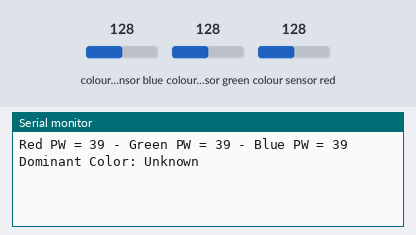
Recording of a sketch running on a simulated Arduino Uno, built with avr-gcc and run on an emulated ATmega328P. Parts: the last lines printed to the serial monitor. Wiring (inferred from the names in the program): TCS3200 colour sensor: output pin 8; S2 pin 6; S3 pin 7; S0 pin 4; S1 pin 5. The test bench sets the inputs (shaded band); at power-on: colour sensor blue 128, colour sensor green 128, colour sensor red 128.

Above: at 1.2 s.
1.3 s: colour sensor blue set to 191
At 2.6 s:
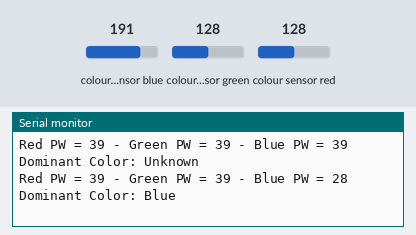
4.3 s: colour sensor green set to 250
At 5.9 s:
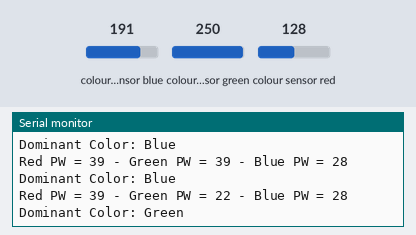
7.3 s: colour sensor red set to 5
At 8.0 s:
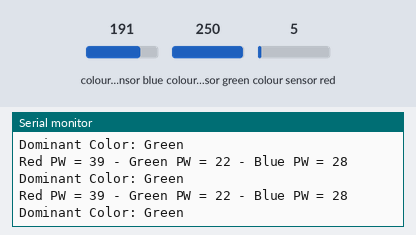

Measured:
- after the input at 1.3 s, the serial monitor: prints a new line after 0.41 s (image 1)
- after the input at 4.3 s, the serial monitor: prints a new line after 0.72 s (image 2)

The sketch:

Color_detector.ino
```cpp
/*
  Color Sensor Calibration with Color Indication
  color-sensor-calib.ino
  Calibrate RGB Color Sensor output Pulse Widths
  and indicate the dominant color based on sensor readings

  DroneBot Workshop 2020
  https://dronebotworkshop.com
*/

// Define color sensor pins
#define S0 4
#define S1 5
#define S2 6
#define S3 7
#define sensorOut 8

// Variables for Color Pulse Width Measurements
int redPW = 0;
int greenPW = 0;
int bluePW = 0;

void setup() {
  // Set S0 - S3 as outputs
  pinMode(S0, OUTPUT);
  pinMode(S1, OUTPUT);
  pinMode(S2, OUTPUT);
  pinMode(S3, OUTPUT);

  // Set Sensor output as input
  pinMode(sensorOut, INPUT);

  // Set Pulse Width scaling to 20%
  digitalWrite(S0, HIGH);
  digitalWrite(S1, LOW);

  // Setup Serial Monitor
  Serial.begin(9600);
}

void loop() {
  // Read the pulse widths for each color with delays to stabilize the sensor
  redPW = getRedPW();
  delay(200);

  greenPW = getGreenPW();
  delay(200);

  bluePW = getBluePW();
  delay(200);

  // Print the raw pulse widths
  Serial.print("Red PW = ");
  Serial.print(redPW);
  Serial.print(" - Green PW = ");
  Serial.print(greenPW);
  Serial.print(" - Blue PW = ");
  Serial.println(bluePW);

  // Determine and print the dominant color.
  // Lower pulse width means higher intensity (more of that color is present)
  if (redPW < greenPW && redPW < bluePW) {
    Serial.println("Dominant Color: Red");
  }
  else if (greenPW < redPW && greenPW < bluePW) {
    Serial.println("Dominant Color: Green");
  }
  else if (bluePW < redPW && bluePW < greenPW) {
    Serial.println("Dominant Color: Blue");
  }
  else {
    Serial.println("Dominant Color: Unknown");
  }

  Serial.println(); // extra spacing for clarity
  delay(500);
}

// Function to read Red Pulse Widths
int getRedPW() {
  // Set sensor to read Red only
  digitalWrite(S2, LOW);
  digitalWrite(S3, LOW);
  // Measure and return the pulse width for red
  return pulseIn(sensorOut, LOW);
}

// Function to read Green Pulse Widths
int getGreenPW() {
  // Set sensor to read Green only
  digitalWrite(S2, HIGH);
  digitalWrite(S3, HIGH);
  // Measure and return the pulse width for green
  return pulseIn(sensorOut, LOW);
}

// Function to read Blue Pulse Widths
int getBluePW() {
  // Set sensor to read Blue only
  digitalWrite(S2, LOW);
  digitalWrite(S3, HIGH);
  // Measure and return the pulse width for blue
  return pulseIn(sensorOut, LOW);
}
```
